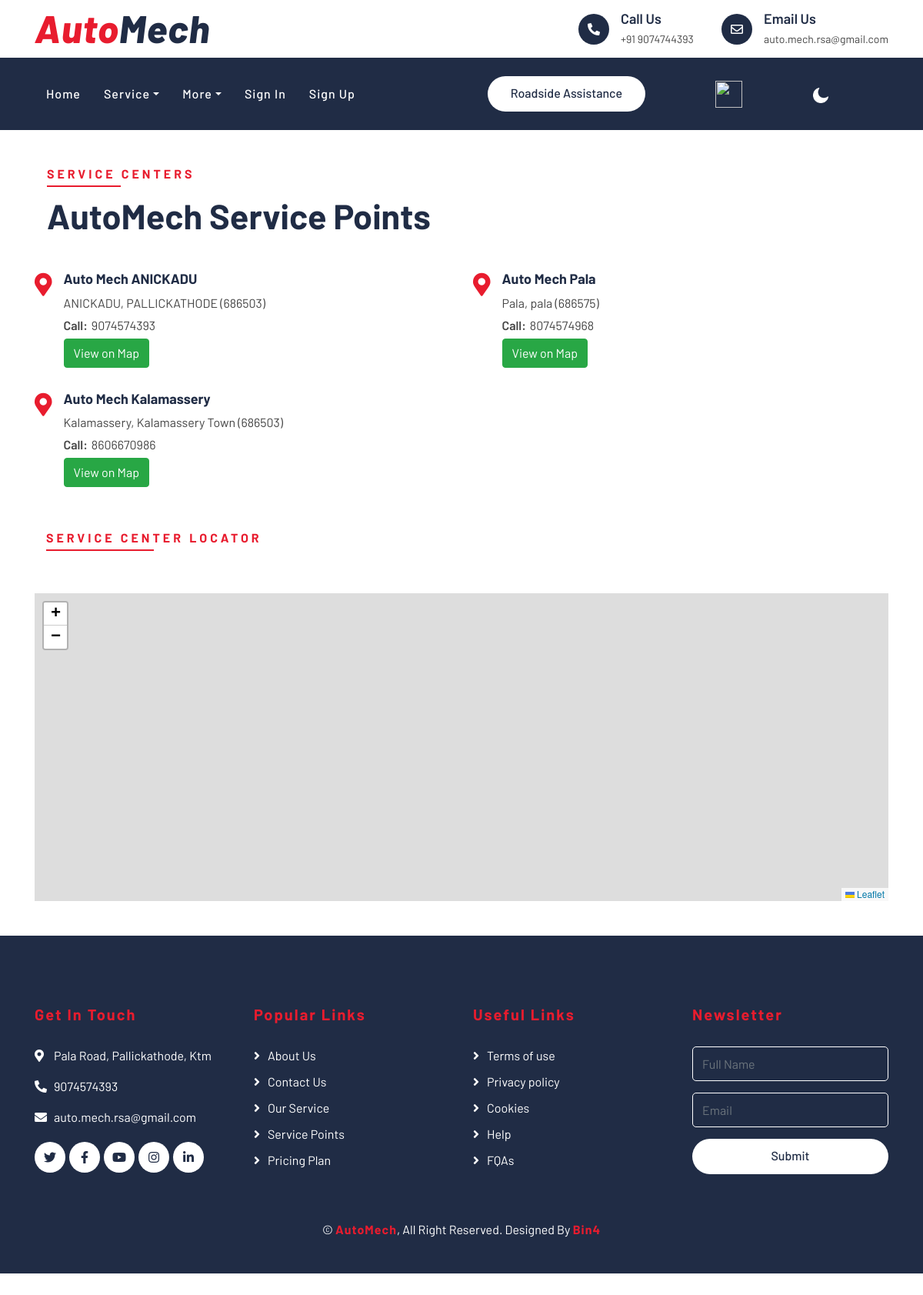
Screenshot of /map/ with the database file from the repository.
### client/models.py (models this page shows, shortened)
class ServiceCenter(models.Model):
    place = models.CharField(max_length=100)
    city = models.CharField(max_length=50)
    pincode = models.CharField(max_length=6)
    phone_number = models.CharField(max_length=15)
    latitude = models.DecimalField(max_digits=9, decimal_places=6)
    longitude = models.DecimalField(max_digits=9, decimal_places=6)
    manager = models.OneToOneField(Manager, on_delete=models.SET_NULL, null=True, blank=True, unique=True)
    slug = models.SlugField(unique=True, blank=True)

### client/views.py (the view)
# urls.py: path('map/', views.map_view, name='map_view'),
def map_view(request):
    service_centers = ServiceCenter.objects.all()
    return render(request, 'client/map_view.html', {'service_centers': service_centers})

### templates/client/map_view.html (shortened to what this page needs)
{% extends 'client/base.html' %}
{%block content%}
{% load static %}
<div class="location">
    <div class="container">
        <div class="row">
            <div class="col">
                <div class="section-header text-left ml-3">
                    <p>Service Centers</p>
                    <h2>AutoMech  Service Points</h2>
                </div>
                <div class="row">
                  {% for center in service_centers %}
                  <div class="col-md-6">
                    <div class="location-item">
                        <i class="fa fa-map-marker-alt"></i>
                        <div class="location-text">
                            <h3>Auto Mech {{ center.place }}</h3>
                            <p> {{ center.place }}, {{ center.city }}
                              ({{ center.pincode }})</p>
                            <p><strong>Call:</strong>{{center.phone_number}}</p>
                            <button class="btn btn-success  show-on-map" data-lat="{{ center.latitude }}" data-lng="{{ center.longitude }}">View on Map</button>
                        </div>
                    </div>
                </div>
                {% endfor %}
            </div>
        </div>
    </div>
   <br>
    <div class="col-lg-7">
        <div class="section-header text-left">
            <p id="locate">Service Center Locator</p>
        </div>
    </div>
    <div id="map" style="height: 400px;"></div>
</div>
{%endblock%}

### static/css/style.css (style rules this page uses)
:root { --text_color:#444444; --back: #ffffff; --nav_color: #202C45; --red_orn: #E81C2E; }
body { color: var(--text_color); font-weight: 400; background:var(--back); font-family: 'Barlow', sans-serif; }
h1, h2, h3, h4, h5, h6 { color: var(--nav_color); }
.section-header { position: relative; width: 100%; max-width: 700px; margin: 0 auto 45px auto; }
.section-header p { display: inline-block; margin-bottom: 10px; padding-bottom: 5px; position: relative; font-size: 16px; font-weight: 700; letter-spacing: 4px; text-transform: uppercase; color: var(--red_orn); }
.section-header p::after { position: absolute; content: ""; width: 50%; height: 2px; left: 25%; bottom: 0; background: var(--red_orn); }
.section-header.text-left p::after { left: 0; }
.section-header h2 { margin: 0; font-size: 45px; font-weight: 700; text-transform: capitalize; }
.location { position: relative; width: 100%; padding: 45px 0; }
.location .location-item { display: flex; margin-bottom: 30px; }
.location .location-item i { padding-top: 3px; font-size: 30px; color: var(--red_orn); }
.location .location-text { padding-left: 15px; }
.location .location-text h3 { font-size: 18px; font-weight: 700; }
.location .location-text p { margin-bottom: 5px; }
.location .location-text p strong { margin-right: 5px; font-weight: 600; }

### rows the page displays
ServiceCenter: place "ANICKADU", city "PALLICKATHODE", pincode "686503", phone_number "9074574393"
ServiceCenter: place "Pala", city "pala", pincode "686575", phone_number "8074574968"
ServiceCenter: place "Kalamassery", city "Kalamassery Town", pincode "686503", phone_number "8606670986"
